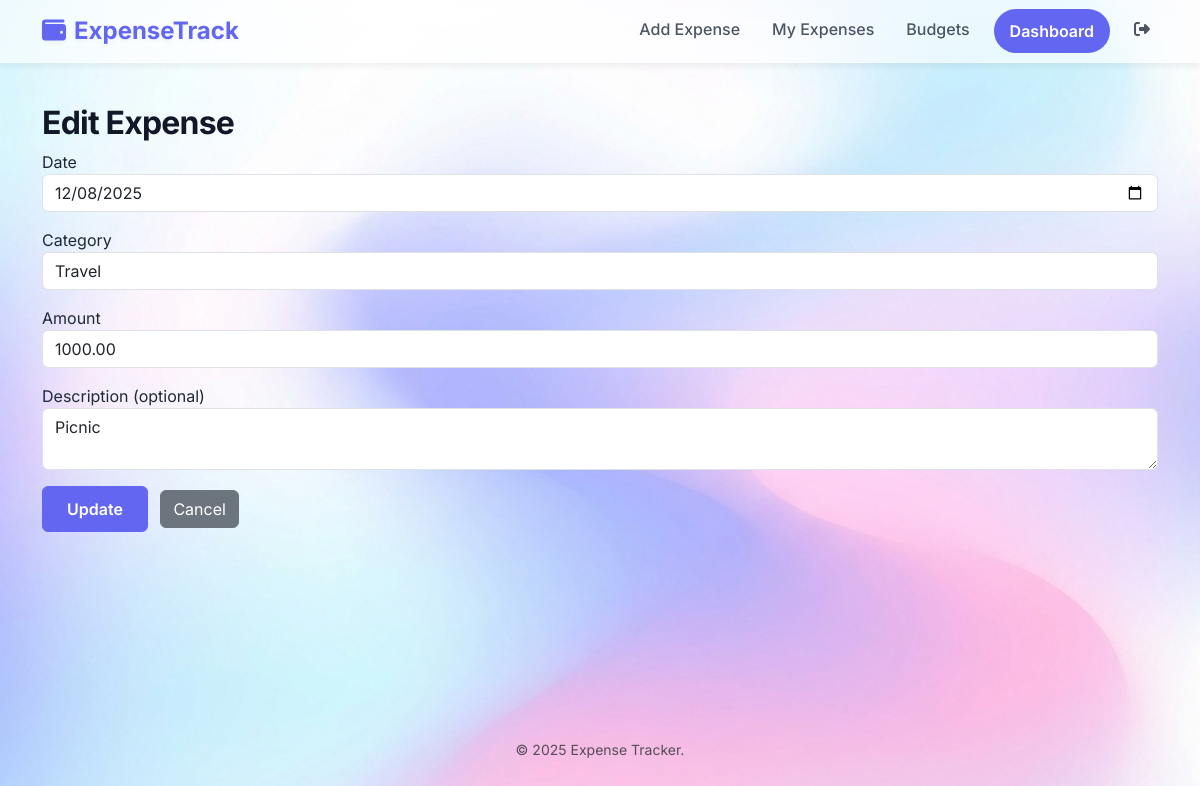
Page /edit/8 (signed in) on the committed database.
### app.py (models this page shows)
class Expense(db.Model):
    id = db.Column(db.Integer, primary_key=True)
    user_id = db.Column(db.Integer, db.ForeignKey('user.id'), nullable=False, index=True)
    date = db.Column(db.Date, nullable=False)
    category = db.Column(db.String(80), nullable=False)
    amount = db.Column(db.Float, nullable=False)
    description = db.Column(db.Text, nullable=True)
    user = db.relationship('User', backref=db.backref('expenses', lazy=True))

### app.py (the view, shortened to what this page needs)
@app.route('/edit/<int:exp_id>', methods=['GET', 'POST'])
@login_required
def edit_expense(exp_id):
    expense = Expense.query.get_or_404(exp_id)
    if expense.user_id != current_user.id:
        flash('Unauthorized.', 'danger')
        return redirect(url_for('view_expenses'))
    return render_template('edit_expense.html', expense=expense)

### app.py (called while the page is built)
@login_manager.user_loader
def load_user(user_id):
    return User.query.get(int(user_id))

### templates/edit_expense.html (shortened to what this page needs)
{% extends "base.html" %}
{% block content %}
<h2>Edit Expense</h2>
<form method="post" action="{{ url_for('edit_expense', exp_id=expense.id) }}">
<div class="mb-3">
<label>Date</label>
<input type="date" name="date" class="form-control" value="{{ expense.date.strftime('%Y-%m-%d') }}">
</div>
<div class="mb-3">
<label>Category</label>
<select name="category" class="form-control">
<option {% if expense.category=='Travel' %}selected{% endif %}>Travel</option>
</select>
</div>
<div class="mb-3">
<label>Amount</label>
<input type="number" step="0.01" name="amount" class="form-control" value="{{ '%.2f'|format(expense.amount) }}">
</div>
<div class="mb-3">
<label>Description (optional)</label>
<textarea name="description" class="form-control" rows="2" placeholder="Add a short note about this expense">{{ expense.description or '' }}</textarea>
</div>
<button class="btn btn-primary" type="submit">Update</button>
<a href="{{ url_for('view_expenses') }}" class="btn btn-secondary ms-2">Cancel</a>
</form>
{% endblock %}

### static/style.css (style rules this page uses)
:root { --primary-color: #6366f1; --primary-hover: #4f46e5; --secondary-color: #ec4899; --bg-color: #f3f4f6; --text-color: #1f2937; --glass-bg: rgba(255, 255, 255, 0.7); --glass-border: rgba(255, 255, 255, 0.5); --shadow-sm: 0 1px 2px 0 rgba(0, 0, 0, 0.05); --shadow-md: 0 4px 6px -1px rgba(0, 0, 0, 0.1), 0 2px 4px -1px rgba(0, 0, 0, 0.06); --shadow-lg: 0 10px 15px -3px rgba(0, 0, 0, 0.1), 0 4px 6px -2px rgba(0, 0, 0, 0.05); }
body { font-family: 'Inter', sans-serif; color: var(--text-color); background: url('/static/bg_light.png') no-repeat center center fixed; background-size: cover; min-height: 100vh; display: flex; flex-direction: column; }
.btn-primary { background-color: var(--primary-color); border-color: var(--primary-color); padding: 0.6rem 1.5rem; font-weight: 600; transition: all 0.2s; }
h1, h2, h3, h4, h5, h6 { font-weight: 700; letter-spacing: -0.025em; color: #111827; }

### rows in the picture
Expense: date "12/08/2025", category "Travel", amount "1000.00", description "Picnic"
